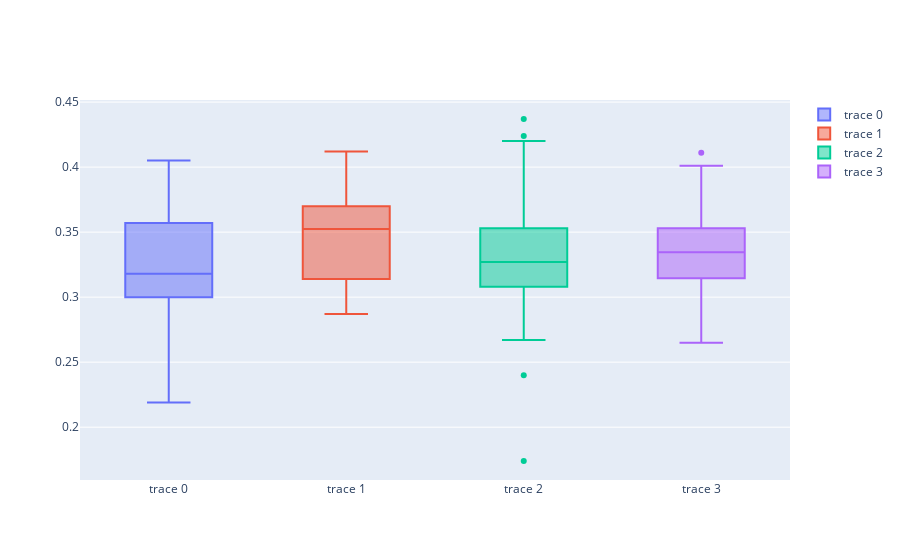

Notebook code for this chart:
### Markdown cell above
**Exercise: make the boxplot for each position, what you can say about them?**

### Code cell
# Using plotly
!pip install plotly
import plotly.graph_objects as go

fig = go.Figure()
fig.add_trace(go.Box(y=my_data.loc[my_data["position"] == "P","average"]))
fig.add_trace(go.Box(y=my_data.loc[my_data["position"] == "MO","average"]))
fig.add_trace(go.Box(y=my_data.loc[my_data["position"] == "DC","average"]))
fig.add_trace(go.Box(y=my_data.loc[my_data["position"] == "MP","average"]))
fig.show()
